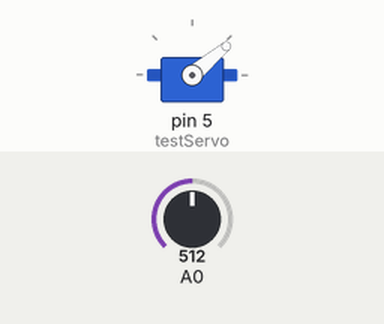
A sketch run on a simulated Arduino Uno, built with avr-gcc and run on an emulated ATmega328P. Parts: servo. Inputs (shaded band) come from the test bench; at power-on: A0 = 512. What the sketch prints to the serial monitor is not drawn.

Above: at 3.2 s.
3.3 s: A0 set to 443
4.8 s: A0 set to 422
At 7.7 s:
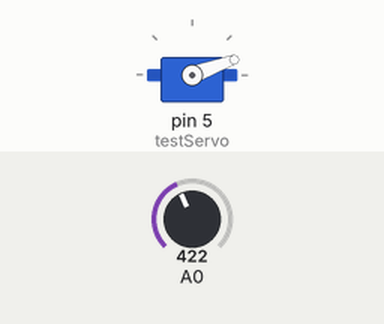
7.8 s: A0 set to 440
At 8.7 s:
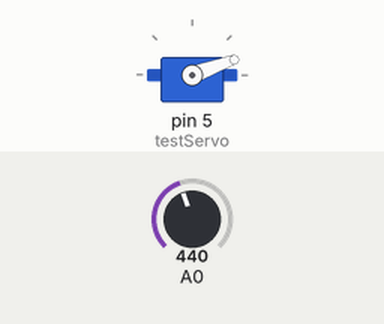
9.3 s: A0 set to 420
At 9.52 s:
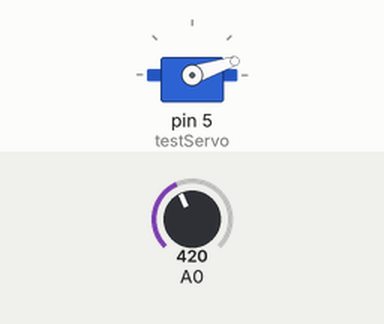
12.3 s: A0 set to 1006
13.8 s: A0 set to 1023
At 21.24 s:
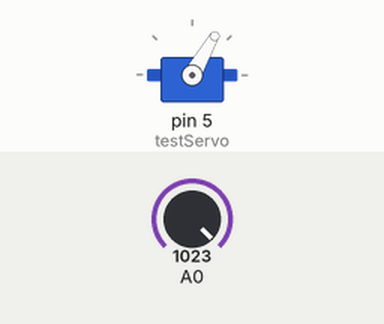
Timing chart, 0 to 22.8 s (numbered marks = the images above; inputs shaded):
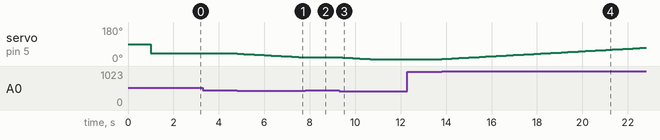

Measured:
- the behaviour switches between 430 and 429 on A0 (found by bisection; images 0 and 1)
- the behaviour switches between 1022 and 1023 on A0 (found by bisection; images 3 and 4)
- after the input at 4.8 s, servo on pin 5 (testServo): moves from 40° to 20° over 2.9 s, starting at once
- after the input at 7.8 s, servo on pin 5 (testServo): stays 20° (without the input it goes to 19° after 0.01 s)
- after the input at 9.3 s, servo on pin 5 (testServo): moves from 20° to 10° over 1.4 s, starting at once
- after the input at 13.8 s, servo on pin 5 (testServo): moves from 10° to 70° over 8.9 s, starting at once

The sketch:

test_rotation_servo.ino
```cpp
#include<Servo.h>

Servo testServo;
int servoAngle = 40;

void setup() {
  // put your setup code here, to run once:
  Serial.begin(57600);
  testServo.attach(5);
  delay(1000);
  testServo.write(40);
  delay(1000);

}

void loop() {
    int xValue;
    int xMap;

    servoAngle = testServo.read();
    xValue = analogRead(A0);

    if (xValue > 600 || xValue < 430) {
      xMap = map(xValue, 0, 1023, -1, 1);
    }
    else {
      xMap = 0;
      return;
    }

    // only using X values, as with my joytick too easy to unintentionally move both, so can only move 1 servo at a time with joystick
    int changeInPos;
    if (xMap > 0) {
      changeInPos = 1;
    }
    else {
      changeInPos = -1;
    }

    servoAngle += changeInPos;
    Serial.println(servoAngle);
    // trying to command servo dangerously close to its limits
    if (servoAngle > 170 || servoAngle < 10) {
      servoAngle -= changeInPos;
      return;
    }
    testServo.write(servoAngle);
    delay(150);

}
```
